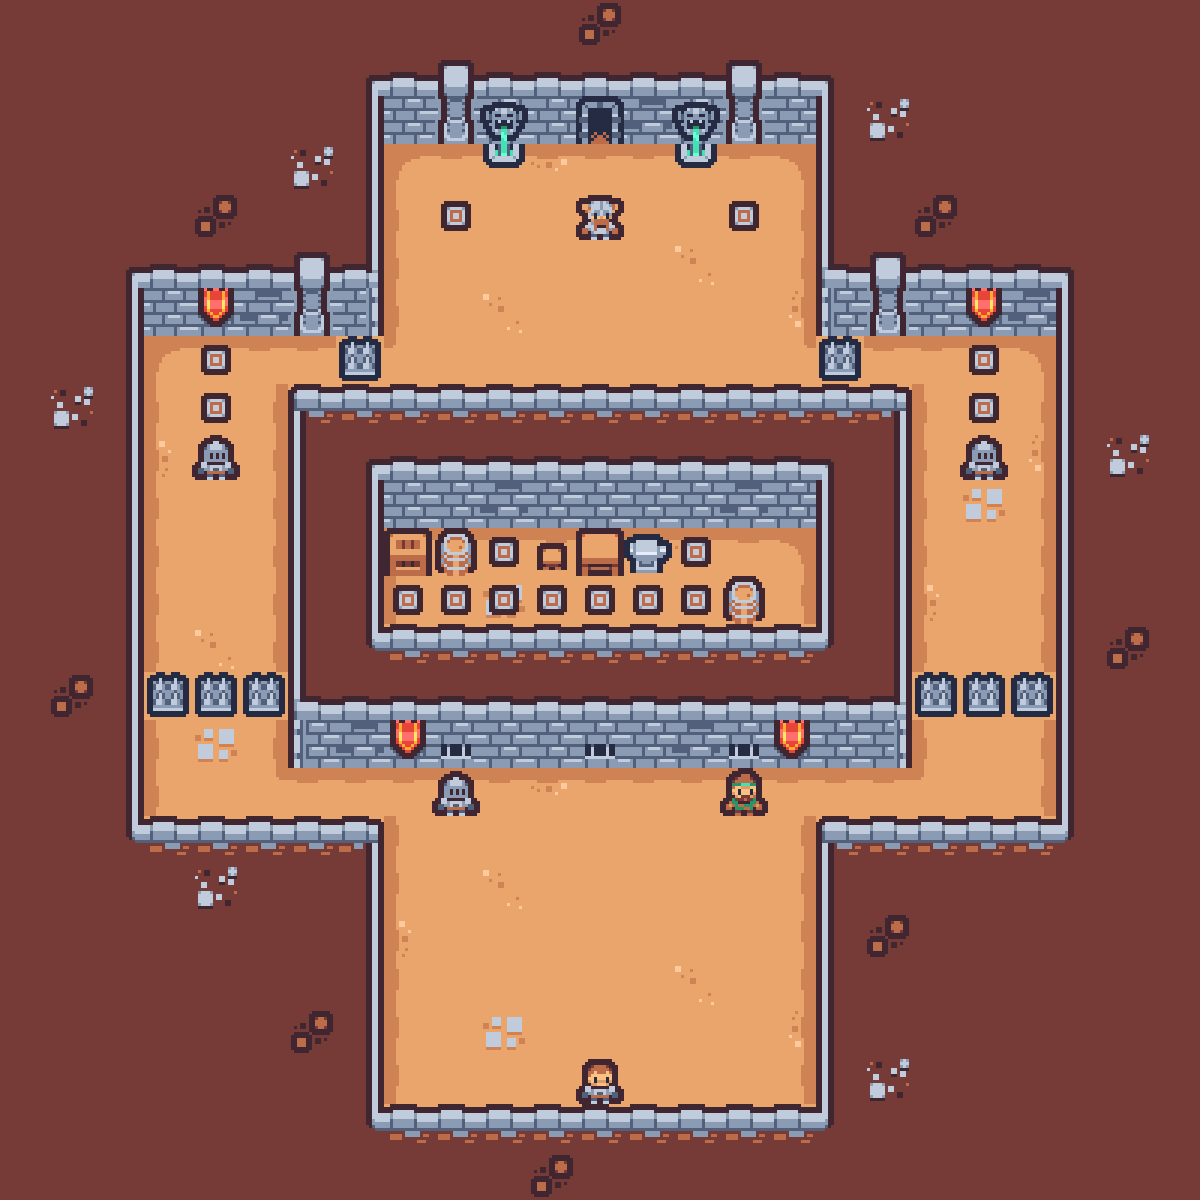

A level layout from a 2D game, rendered from its tile map. Below: a short description, then the map file with tile-grid data replaced by summaries:
An orthogonal 25x25 tile map with 48x48 px tiles, 11 tile layers (Ground, Walls, SecretWalls, Decorations, ...), 1 hidden layer not drawn.

<map version="1.10" tiledversion="1.11.2" orientation="orthogonal" renderorder="right-down" width="25" height="25" tilewidth="48" tileheight="48" infinite="0" nextlayerid="13" nextobjectid="1">
 <tileset firstgid="1" name="tilemap" tilewidth="48" tileheight="48" spacing="3" tilecount="132" columns="12">
  <image source="tilemap.png" width="609" height="558" />
 </tileset>
 <layer id="1" name="Ground" width="25" height="25">
  <data>[625 cells, 625 non-empty, 7 distinct tile ids]</data>
 </layer>
 <layer id="2" name="Walls" width="25" height="25">
  <data>[625 cells, 428 non-empty, 25 distinct tile ids]</data>
 </layer>
 <layer id="3" name="SecretWalls" width="25" height="25">
  <data>[625 cells, 4 non-empty, 2 distinct tile ids]</data>
 </layer>
 <layer id="4" name="Decorations" width="25" height="25">
  <data>[625 cells, 6 non-empty, 5 distinct tile ids]</data>
 </layer>
 <layer id="5" name="Finish" width="25" height="25">
  <data>[625 cells, 1 non-empty, 1 distinct tile ids]</data>
 </layer>
 <layer id="6" name="Start" width="25" height="25">
  <data>[625 cells, 1 non-empty, 1 distinct tile ids]</data>
 </layer>
 <layer id="7" name="Warrior" width="25" height="25">
  <data>[625 cells, 3 non-empty, 1 distinct tile ids]</data>
 </layer>
 <layer id="8" name="Archer" width="25" height="25">
  <data>[625 cells, 1 non-empty, 1 distinct tile ids]</data>
 </layer>
 <layer id="9" name="Barbarian" width="25" height="25">
  <data>[625 cells, 1 non-empty, 1 distinct tile ids]</data>
 </layer>
 <layer id="10" name="Collision" width="25" height="25" visible="0">
  <data>[625 cells, 151 non-empty, 1 distinct tile ids]</data>
 </layer>
 <layer id="11" name="Spikes" width="25" height="25">
  <data>[625 cells, 8 non-empty, 1 distinct tile ids]</data>
 </layer>
 <layer id="12" name="Medals" width="25" height="25">
  <data>[625 cells, 15 non-empty, 1 distinct tile ids]</data>
 </layer>
</map>
